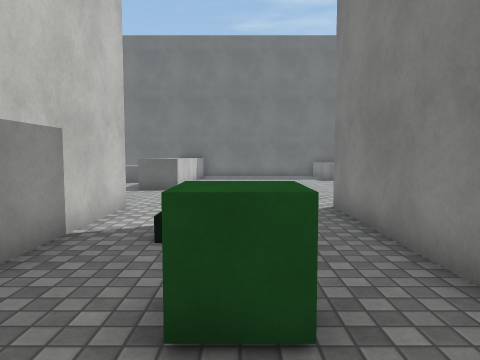
View 1 (above)

18 first-person views from a walk through a scene from a Unity 3-D project. The camera is 1.3 m above the floor, tilts 4° down and sees 70° across. The floor is counted in squares, 1 m on a side. Each view is taken from the middle of a square. On the plan, view 1 faces up. The plan holds only what a view shows up to about 15 squares ahead; the rest is blank. The place goes on beyond the plan. The player is left out. Surface patterns are stand-ins for the level's own textures.

View 2
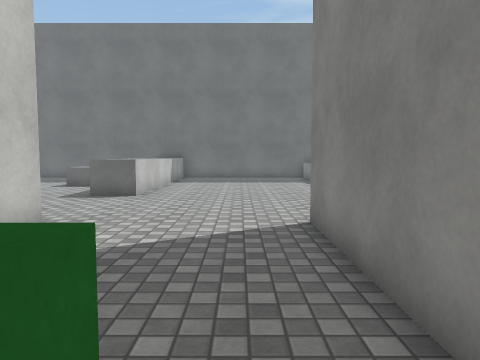

View 3
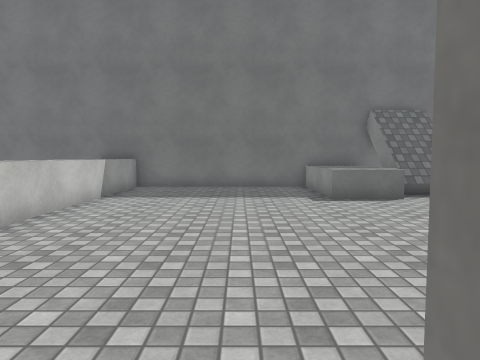

View 4
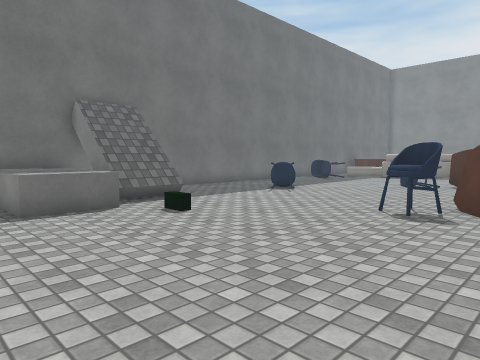

View 5
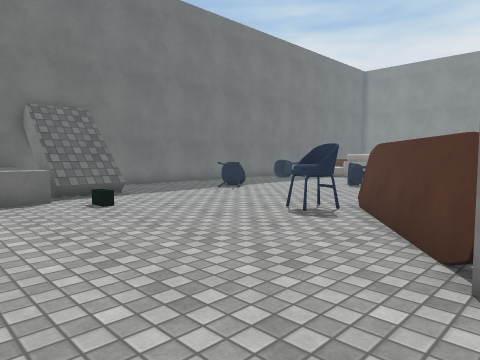

View 6
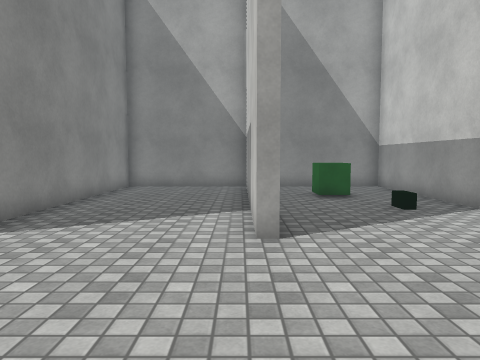

View 7
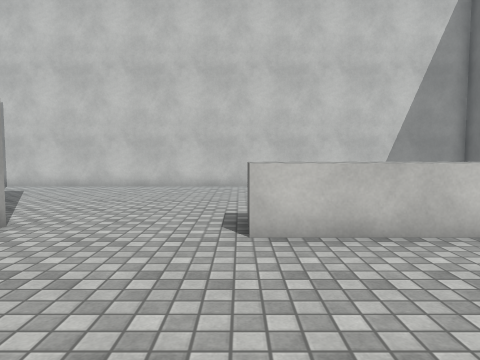

View 8
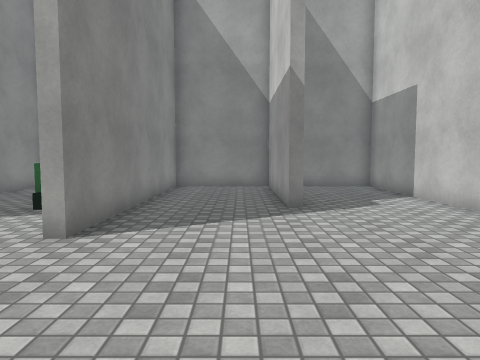

View 9
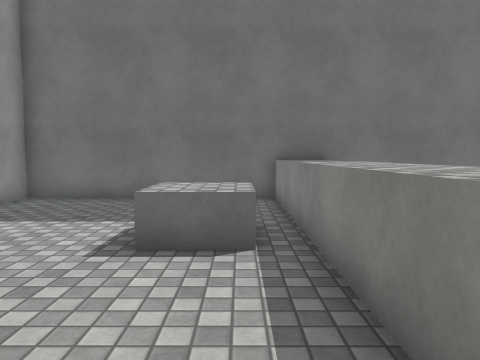

View 10
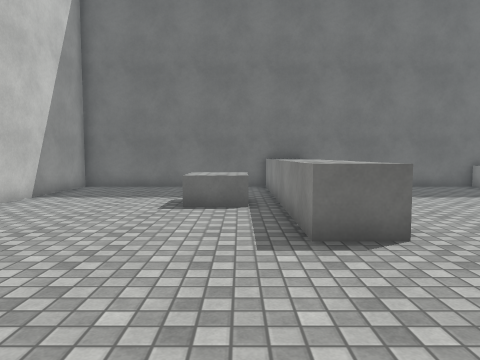

View 11
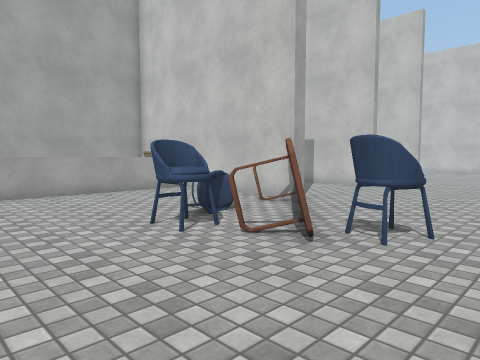

View 12
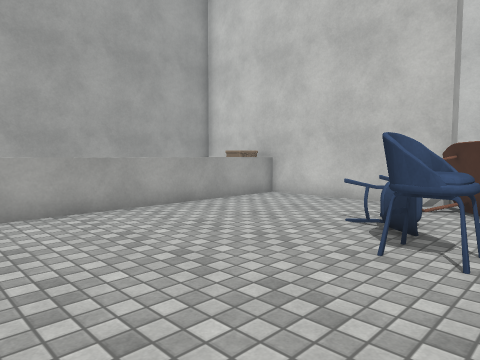

View 13
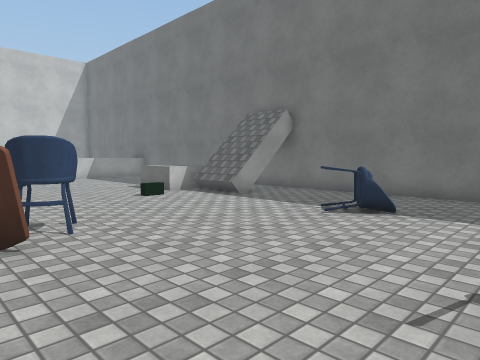

View 14
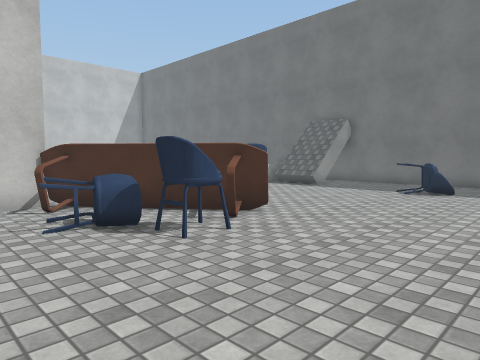

View 15
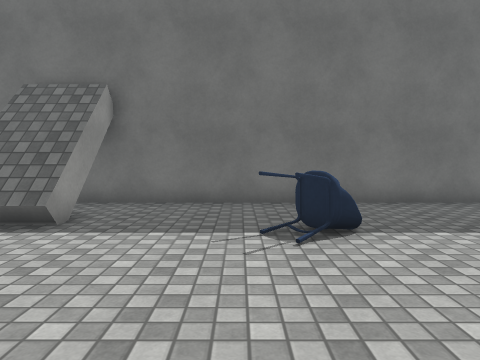

View 16
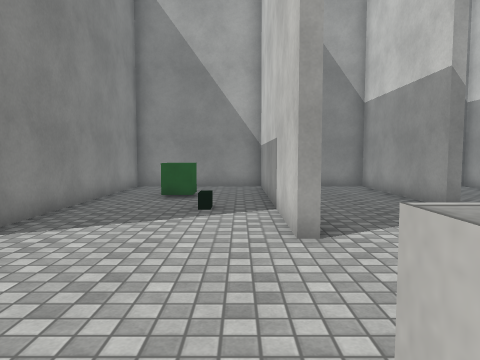

View 17
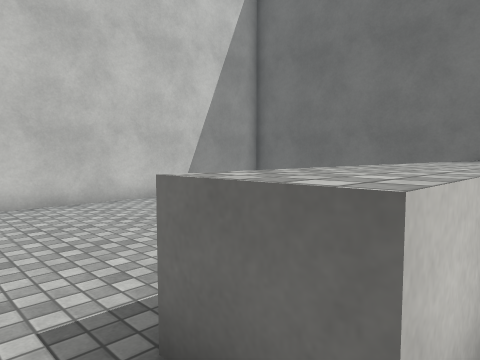

View 18
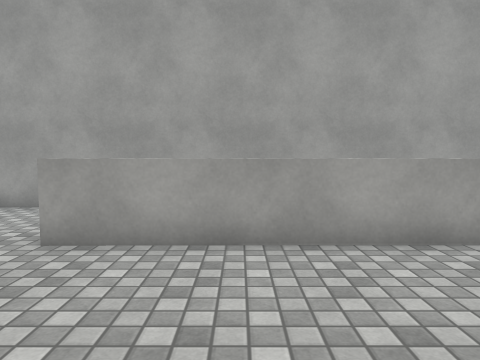

### Floor plan
Key: @ floor where view 1 was taken; # wall or solid block; . floor; ^ raised ledge; O other object.
Columns run from 12 left of view 1 to 18 right of it. Each row starts with its distance up from view 1.
 23 ###############################
 22 #....   ^^.......^^^.# ........
 21 #..... .^^.......^^^ #.........
 20 #..... .^^.......^^^^^.........
 19 #..... .^^.......^^^^^...OOO..
 18 #.....OO^^........^.......O...
 17 #.....OO^^..........O.........
 16 #.......^^.....................
 15 #.......^^....................O
 14 #.......^^....................O
 13 #........^.............OO.....
 12 #.......................OO....
 11 #......................OOO.....
 10 #....................OOO.OO...
  9 #...................#OOOOO.....
  8 #........#.....#....#OOOO......
  7 #........#.....#....#.........
  6 #........#.....#....#..........
  5 #....#...#.O...#....#.........
  4 #....#...#.....#....#..........
  3 #....#...#..O..#....#OO^^^^^^^^
  2 #....#...#..O..#....#OO   ^^  ^
  1 #... #...#.....#....#
  0 #... #...#..@..#....#
 -1 ###############################

Where each view was taken, in squares from view 1:
view 1: 0 up, 0 right, facing up
view 2: 2 up, 1 right, facing up
view 3: 8 up, 2 right, facing up
view 4: 10 up, 3 right, facing up-right
view 5: 8 up, 4 right, facing up-right
view 6: 14 up, 3 right, facing down
view 7: 13 up, 3 right, facing left
view 8: 14 up, 6 left, facing down
view 9: 12 up, 5 left, facing up
view 10: 8 up, 5 left, facing up
view 11: 15 up, 17 right, facing down-left
view 12: 11 up, 18 right, facing down-left
view 13: 11 up, 18 right, facing up-left
view 14: 6 up, 18 right, facing up-left
view 15: 13 up, 13 right, facing up
view 16: 14 up, 2 left, facing down
view 17: 12 up, 2 left, facing up-left
view 18: 8 up, 15 right, facing down
